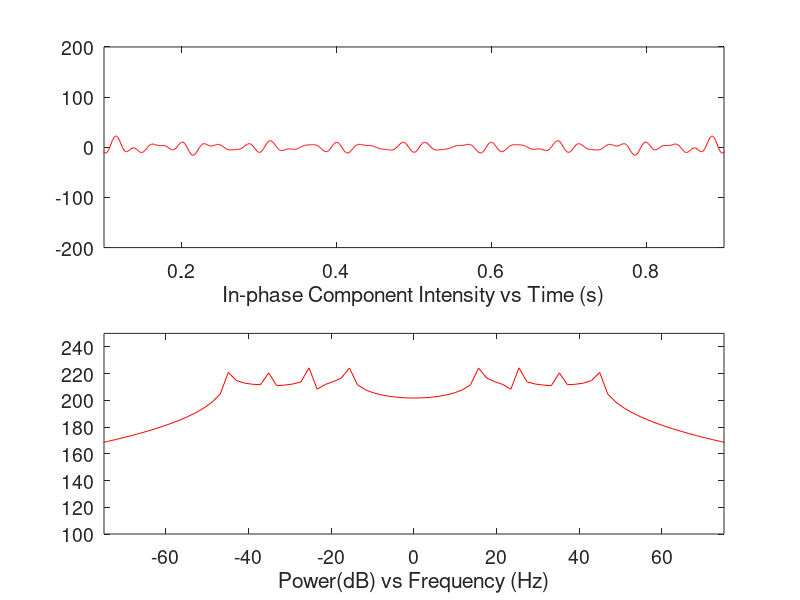

This figure's MATLAB source:
close all;
t=0:0.001:1;
A1=5;
f1=50;
A2=5;
f2=15;

fi1=2*pi*f1*t;
fi1=fi1/(2*pi);
fi1=fi1+0.5;
fi1=fi1-floor(fi1)-0.5;
fi1=2*pi*fi1;

fi2=2*pi*f2*t;
fi2=fi2/(2*pi);
fi2=fi2+0.5;
fi2=fi2-floor(fi2)-0.5;
fi2=2*pi*fi2;

x1=A1*cos(2*pi*(f2+10)*t)+A1*cos(2*pi*(f2+20)*t);%+A1*cos(fi1+2)+A1*cos(fi1+4)+A1*cos(fi1+6)+A1*cos(fi1+8);
y1=A1*cos(2*pi*(f2+10)*t)+A1*cos(2*pi*(f2+20)*t);;

x2=zeros(1,size(t,1));
y2=zeros(1,size(t,1));
for i=1:30
    x2=x2+A2*cos(2*pi*(f2+i)*t);
    y2=y2+A2*sin(2*pi*(f2+i)*t);
end

x3=x1+x2;
y3=y1+y2;



subplot(2,1,1);
%plot(t,x1,'b');hold on;
%plot(t,x2,'g');
plot(t,x1+x2,'r');%hold off;
axis([0.1,0.9,-200,200]);
%legend('Weak Signal','Strong Signal','Superposed Signal','FontSize', 14);
xlabel('In-phase Component Intensity vs Time (s)','FontSize', 18);
set(gca,'FontSize',14);


subplot(2,1,2);
nfft=512;
fs=1000;
mag1=abs(fft(x1+i*y1,nfft));mag1=[mag1(nfft/2+1:nfft) mag1(1:nfft/2)];
mag2=abs(fft(x2+i*y2,nfft));mag2=[mag2(nfft/2+1:nfft) mag2(1:nfft/2)];
mag3=abs(fft(x3+i*y3,nfft));mag3=[mag3(nfft/2+1:nfft) mag3(1:nfft/2)];
ff1=(0:length(mag1)-1)*fs/length(mag1);ff1=ff1-fs/2;
ff2=(0:length(mag2)-1)*fs/length(mag2);ff2=ff2-fs/2;
ff3=(0:length(mag3)-1)*fs/length(mag3);ff3=ff3-fs/2;
%plot(ff1,10*log(mag1.^2),'b');hold on;
%plot(ff2,10*log(mag2.^2),'g');
plot(ff3,10*log(mag3.^2),'r');
%plot(ff3,250*ones(1,length(mag3)),'k');
%plot(ff3,270*ones(1,length(mag3)),'k');
%hold off;
axis([-75,75,100,250]);
%legend('Weak Signal','Strong Signal','Superposed Signal','High Threshold','Low Threshold','FontSize', 14);
xlabel('Power(dB) vs Frequency (Hz)','FontSize', 18);
set(gca,'FontSize',14);